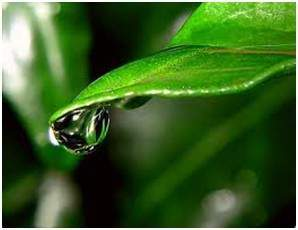
#> input picture Assignments/Task-3/22671A7368/rgb.jpg, 298 x 230 px
$ python -i raju.py   (imports and definitions only)   (older library calls are emulated)
#> lines starting #> are read from the running program, lines starting #| are printed output that depends on the picture
import streamlit as st
import numpy as np
import cv2
from PIL import Image
import io
import os

# ------------------------ Helper Functions ------------------------

# [27 lines left out: functions load_image, convert_color, rotate_image, not called in this run]

def scale_image(image, scale):
    h, w = image.shape[:2]
    return cv2.resize(image, (int(w*scale), int(h*scale)))

# [39 lines left out: functions translate_image, affine_transform, perspective_transform, apply_filter, morphological, not called in this run]

def histogram_equalization(image):
    if len(image.shape) == 3:
        ycrcb = cv2.cvtColor(image, cv2.COLOR_RGB2YCrCb)
#> ycrcb: shape (230, 298, 3); mean of channels 0, 1, 2 76.9, 114, 105
        ycrcb[:,:,0] = cv2.equalizeHist(ycrcb[:,:,0])
#> ycrcb: shape (230, 298, 3); mean of channels 0, 1, 2 128.2, 114, 105
        return cv2.cvtColor(ycrcb, cv2.COLOR_YCrCb2RGB)
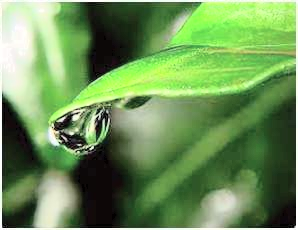
#> returned value: shape (230, 298, 3); mean R, G, B 108.6, 145.5, 87.4
    else:
        return cv2.equalizeHist(image)

# [8 lines left out: function contrast_stretching, not called in this run]

def sharpening(image):
    kernel = np.array([[0,-1,0], [-1,5,-1], [0,-1,0]])
    return cv2.filter2D(image, -1, kernel)

# [30 lines left out: functions edge_detection, save_image, get_image_info, not called in this run]

# ------------------------ Streamlit GUI ------------------------

# [5 lines not run here, left out]
# [10 lines that did not run here, left out]

# Upload Image
# [101 lines not run here, left out]

>>> import cv2
>>> picture = cv2.cvtColor(cv2.imread('../22671A7368/rgb.jpg'), cv2.COLOR_BGR2RGB)
>>> result = histogram_equalization(picture)
